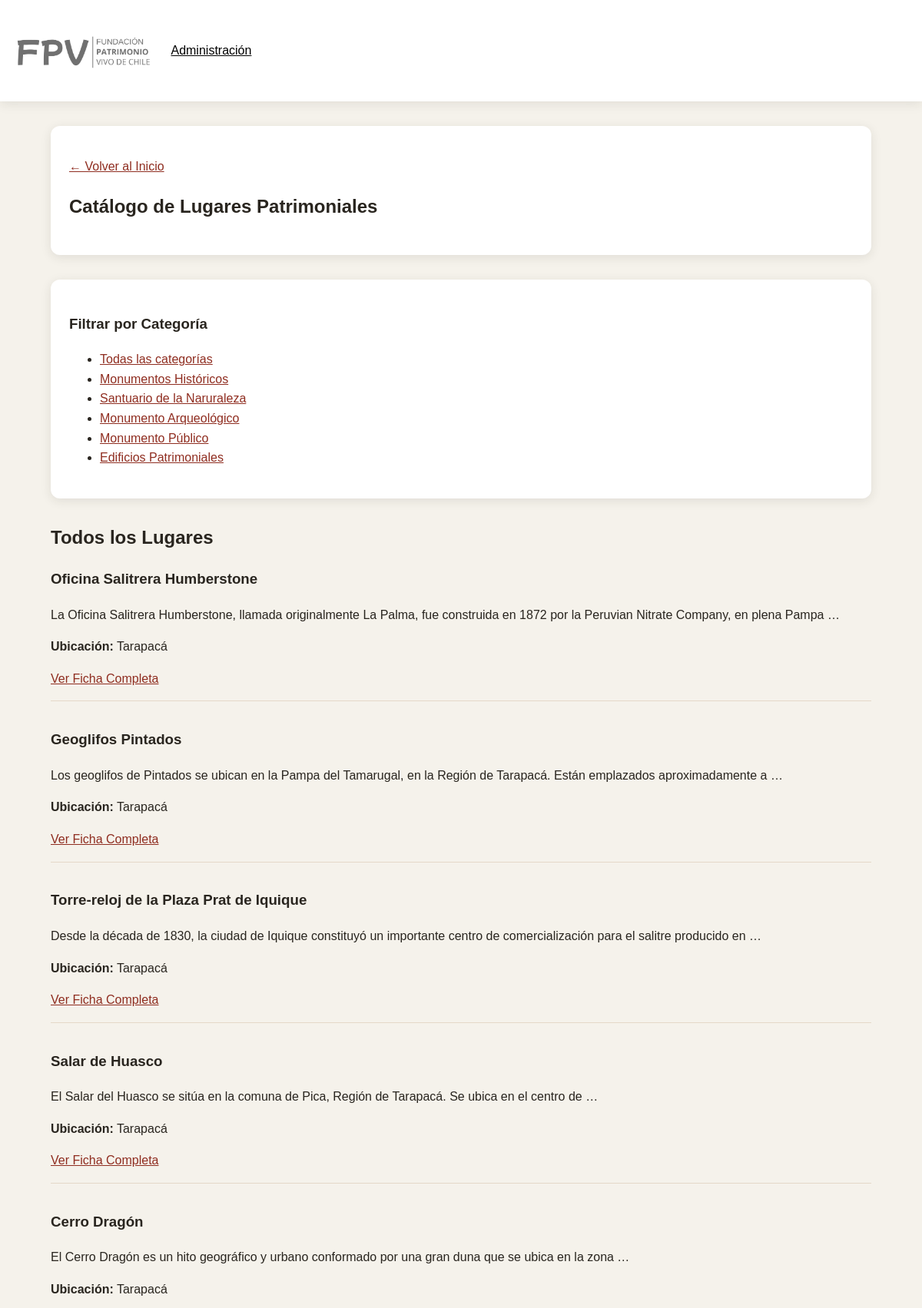
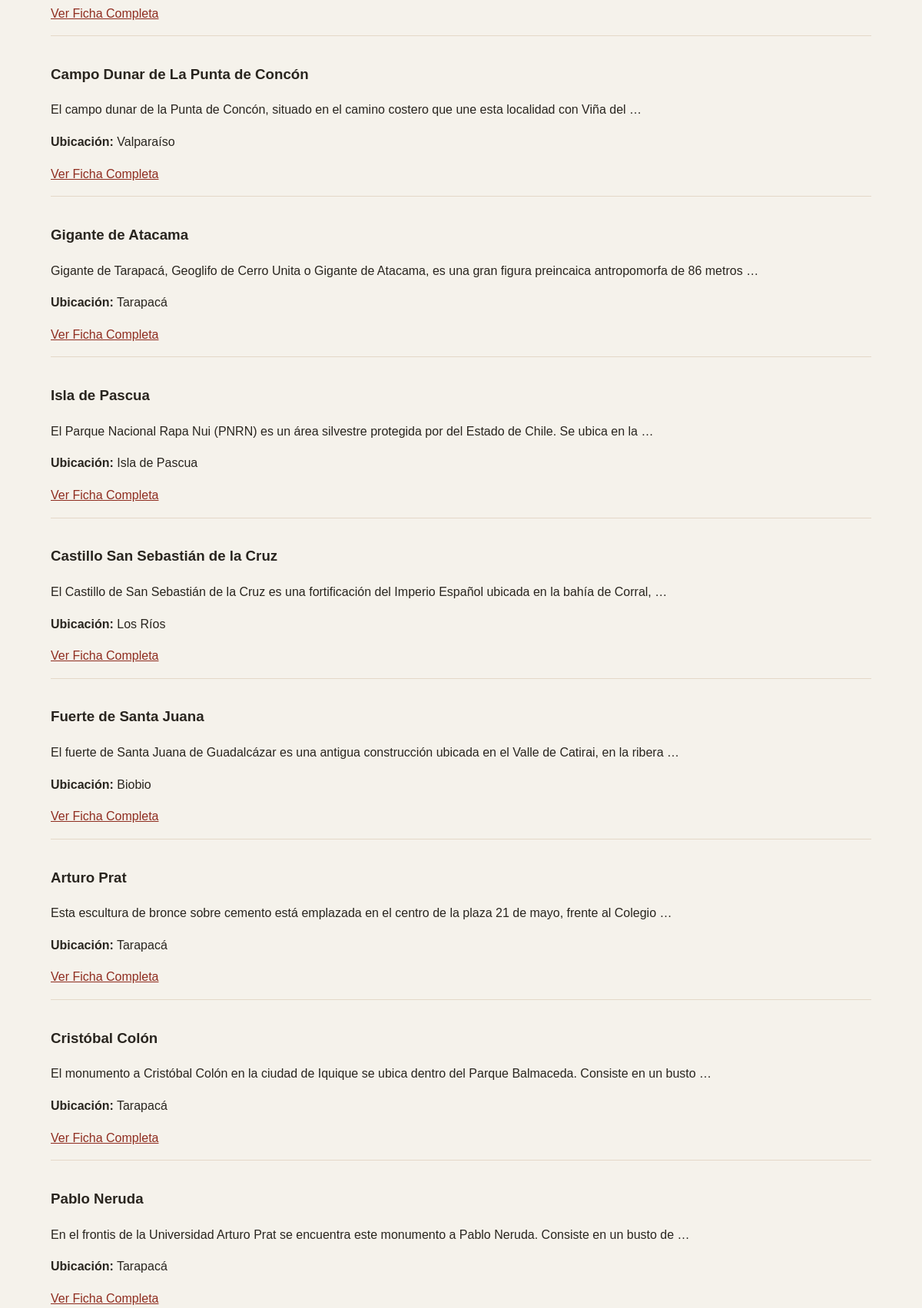
Screenshot of /catalogo/ (upper part) with the database file from the repository (2 pictures, top to bottom).
### core/models.py (models this page shows, shortened)
class Categoria(models.Model):
    nombre = models.CharField(max_length=100)
    descripcion = models.TextField(blank=True, null=True)

class LugarPatrimonial(models.Model):
    categoria = models.ForeignKey(Categoria, on_delete=models.CASCADE)
    nombre = models.CharField(max_length=100)
    descripcion = models.TextField(blank=True, null=True)
    ubicacion = models.CharField(max_length=150, blank=True, null=True)
    anio_construccion = models.IntegerField(validators=[MinValueValidator(0), MaxValueValidator(9999)])
    imagen = models.URLField(blank=True, null=True)

### core/views.py (the view)
# urls.py: path("catalogo/", views.catalogo_lugares, name="catalogo"),
def catalogo_lugares(request, categoria_id=None):
    categorias = Categoria.objects.all()
    if categoria_id:
        categoria_seleccionada = get_object_or_404(Categoria, id=categoria_id)
        lugares = LugarPatrimonial.objects.filter(categoria=categoria_seleccionada)
    else:
        categoria_seleccionada = None
        lugares = LugarPatrimonial.objects.all()
    data = {
        'categorias': categorias,
        'lugares': lugares,
        'categoria_seleccioanda': categoria_seleccionada
    }
    return render(request, 'core/catalogo.html', data)

### core/templates/core/catalogo.html (shortened to what this page needs)
{% extends 'core/base.html' %}
    {% load static %}
    {% block content %}
    <main>
        <section>
            <p><a href="{% url 'core:home' %}">← Volver al Inicio</a></p>
            <h1>Catálogo de Lugares Patrimoniales</h1>
        </section>
    </main>
    <aside>
        <h3>Filtrar por Categoría</h3>
        <ul>
            <li><a href="{% url 'core:catalogo' %}">Todas las categorías</a></li>
            {% for cat in categorias %}
                <li>
                    <a href="{% url 'core:catalogo_por_categoria' cat.id %}">
                        {{ cat.nombre }}
                    </a>
                </li>
            {% endfor %}
        </ul>
    </aside>
    <main>
        {% if categoria_seleccionada %}
            <h2>Filtrado por: {{ categoria_seleccionada.nombre }}</h2>
        {% else %}
            <h2>Todos los Lugares</h2>
        {% endif %}
        <div class="lista-lugares">
            {% for lugar in lugares %}
                <div class="lugar-item">
                    <h3>{{ lugar.nombre }}</h3>
                    <p>{{ lugar.descripcion|truncatewords:20 }}</p>
                    <p><strong>Ubicación:</strong> {{ lugar.ubicacion }}</p>
                    <a href="{% url 'core:detalle_lugar' lugar.id %}">Ver Ficha Completa</a>
                </div>
            {% empty %}
                <p>No se encontraron lugares en esta categoría.</p>
            {% endfor %}
        </div>
        {% endblock %}

### core/static/core/css/estilos.css (style rules this page uses)
:root { color-scheme: light; font-family: Arial, Helvetica, sans-serif; color: #29251f; background: #f5f2eb; }
* { box-sizing: border-box; }
body { margin: 0; line-height: 1.6; }
a { color: #8f2d20; }
main, aside { width: min(100% - 2rem, 1100px); margin: 2rem auto; }
main > section:not(.bienvenida), aside { padding: 1.5rem; background: #fff; border-radius: 0.75rem; box-shadow: 0 3px 14px rgb(41 37 31 / 10%); }
.lista-lugares .lugar-item { padding: 1rem 0; border-bottom: 1px solid #e4d8c8; }
.lista-lugares .lugar-item:first-child { padding-top: 0; }

### rows the page displays
Categoria: nombre "Monumentos Históricos"
Categoria: nombre "Santuario de la Naruraleza"
Categoria: nombre "Monumento Arqueológico"
Categoria: nombre "Monumento Público"
Categoria: nombre "Edificios Patrimoniales"
LugarPatrimonial: nombre "Oficina Salitrera Humberstone", descripcion "La Oficina Salitrera Humberstone, llamada originalmente La Palma, fue construida en 1872 por la Peruvian Nitrate Company, en plena Pampa …", ubicacion "Tarapacá"
LugarPatrimonial: nombre "Geoglifos Pintados", descripcion "Los geoglifos de Pintados se ubican en la Pampa del Tamarugal, en la Región de Tarapacá. Están emplazados aproximadamente a …", ubicacion "Tarapacá"
LugarPatrimonial: nombre "Torre-reloj de la Plaza Prat de Iquique", descripcion "Desde la década de 1830, la ciudad de Iquique constituyó un importante centro de comercialización para el salitre producido en …", ubicacion "Tarapacá"
LugarPatrimonial: nombre "Salar de Huasco", descripcion "El Salar del Huasco se sitúa en la comuna de Pica, Región de Tarapacá. Se ubica en el centro de …", ubicacion "Tarapacá"
LugarPatrimonial: nombre "Cerro Dragón", descripcion "El Cerro Dragón es un hito geográfico y urbano conformado por una gran duna que se ubica en la zona …", ubicacion "Tarapacá"
LugarPatrimonial: nombre "Campo Dunar de La Punta de Concón", descripcion "El campo dunar de la Punta de Concón, situado en el camino costero que une esta localidad con Viña del …", ubicacion "Valparaíso"
LugarPatrimonial: nombre "Gigante de Atacama", descripcion "Gigante de Tarapacá, Geoglifo de Cerro Unita o Gigante de Atacama, es una gran figura preincaica antropomorfa de 86 metros …", ubicacion "Tarapacá"
LugarPatrimonial: nombre "Isla de Pascua", descripcion "El Parque Nacional Rapa Nui (PNRN) es un área silvestre protegida por del Estado de Chile. Se ubica en la …", ubicacion "Isla de Pascua"
LugarPatrimonial: nombre "Castillo San Sebastián de la Cruz", descripcion "El Castillo de San Sebastián de la Cruz es una fortificación del Imperio Español ubicada en la bahía de Corral, …", ubicacion "Los Ríos"
LugarPatrimonial: nombre "Fuerte de Santa Juana", descripcion "El fuerte de Santa Juana de Guadalcázar es una antigua construcción ubicada en el Valle de Catirai, en la ribera …", ubicacion "Biobio"
LugarPatrimonial: nombre "Arturo Prat", descripcion "Esta escultura de bronce sobre cemento está emplazada en el centro de la plaza 21 de mayo, frente al Colegio …", ubicacion "Tarapacá"
LugarPatrimonial: nombre "Cristóbal Colón", descripcion "El monumento a Cristóbal Colón en la ciudad de Iquique se ubica dentro del Parque Balmaceda. Consiste en un busto …", ubicacion "Tarapacá"
LugarPatrimonial: nombre "Pablo Neruda", descripcion "En el frontis de la Universidad Arturo Prat se encuentra este monumento a Pablo Neruda. Consiste en un busto de …", ubicacion "Tarapacá"
